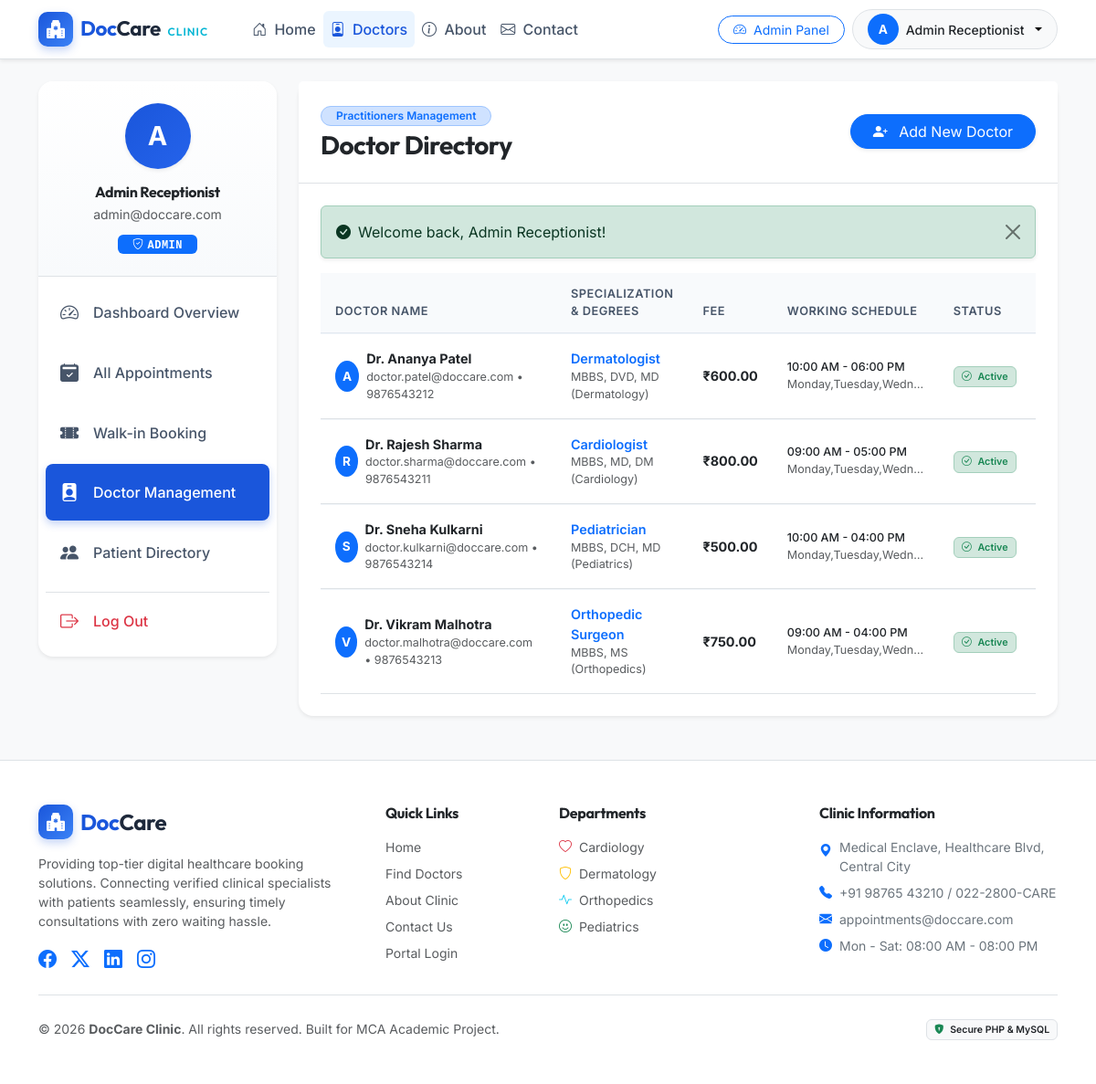
Page /admin/doctors.php (signed in) on the committed database.
### tables this page shows
CREATE TABLE `doctors` (
  `id` INT AUTO_INCREMENT PRIMARY KEY,
  `user_id` INT NOT NULL UNIQUE,
  `specialization` VARCHAR(100) NOT NULL,
  `qualification` VARCHAR(100) NOT NULL,
  `consultation_fee` DECIMAL(10,2) NOT NULL DEFAULT 500.00,
  `available_days` VARCHAR(255) NOT NULL DEFAULT 'Monday,Tuesday,Wednesday,Thursday,Friday',
  `start_time` TIME NOT NULL DEFAULT '09:00:00',
  `end_time` TIME NOT NULL DEFAULT '17:00:00',
  `slot_duration` INT NOT NULL DEFAULT 30,  
  `status` ENUM('active', 'inactive') NOT NULL DEFAULT 'active',
  `bio` TEXT NULL,
  CONSTRAINT `fk_doctors_user` FOREIGN KEY (`user_id`) REFERENCES `users` (`id`) ON DELETE CASCADE
);

CREATE TABLE `users` (
  `id` INT AUTO_INCREMENT PRIMARY KEY,
  `name` VARCHAR(100) NOT NULL,
  `email` VARCHAR(100) NOT NULL UNIQUE,
  `phone` VARCHAR(20) NOT NULL,
  `password` VARCHAR(255) NOT NULL,
  `role` ENUM('patient', 'doctor', 'admin') NOT NULL DEFAULT 'patient',
  `created_at` TIMESTAMP DEFAULT CURRENT_TIMESTAMP
);

### admin/doctors.php (the view, shortened to what this page needs)
<?php
require_once __DIR__ . '/../includes/functions.php';
$pdo = get_db_connection();
$stmt = $pdo->query("
    SELECT d.*, u.name, u.email, u.phone,
           COUNT(a.id) as total_appointments
    FROM doctors d
    JOIN users u ON d.user_id = u.id
    LEFT JOIN appointments a ON d.id = a.doctor_id
    GROUP BY d.id
    ORDER BY u.name ASC
");
$doctors = $stmt->fetchAll();
require_once __DIR__ . '/../includes/header.php';
require_once __DIR__ . '/../includes/navbar.php';
?>
<div class="container py-4">
    <div class="row g-4">
        <div class="col-lg-3 col-md-4">
            <?php require_once __DIR__ . '/../includes/sidebar.php'; ?>
        </div>
        <div class="col-lg-9 col-md-8">
            <div class="card border-0 shadow-sm rounded-4 bg-white mb-4">
                <div class="card-header bg-white border-bottom p-4 d-flex flex-column flex-md-row justify-content-between align-items-md-center gap-3">
                    <div>
                        <span class="badge bg-primary-subtle text-primary border border-primary-subtle px-3 py-1 rounded-pill mb-1">
                            Practitioners Management
                        </span>
                        <h3 class="fw-bold text-dark mb-0">Doctor Directory</h3>
                    </div>
                    <a href="<?php echo BASE_URL; ?>/admin/add-doctor.php" class="btn btn-primary rounded-pill px-4 shadow-sm">
                        <i class="bi bi-person-plus-fill me-2"></i> Add New Doctor
                    </a>
                </div>
                <div class="card-body p-4">
                    <?php echo display_flash(); ?>
                    <div class="table-responsive">
                        <table class="table table-custom table-hover align-middle mb-0">
                            <thead>
                                <tr>
                                    <th>Doctor Name</th>
                                    <th>Specialization &amp; Degrees</th>
                                    <th>Fee</th>
                                    <th>Working Schedule</th>
                                    <th>Status</th>
                                    <th class="text-end">Actions</th>
                                </tr>
                            </thead>
                            <tbody>
                                <?php if (empty($doctors)): ?>
                                    <tr>
                                        <td colspan="6" class="text-center py-5 text-muted">
                                            No doctors found. Add a doctor profile to get started.
                                        </td>
                                    </tr>
                                <?php else: ?>
                                    <?php foreach ($doctors as $d): ?>
                                        <tr>
                                            <td>
                                                <div class="d-flex align-items-center gap-2">
                                                    <div class="avatar-circle-sm bg-primary text-white">
                                                        <?php echo strtoupper(substr($d['name'], 4, 1) ?: substr($d['name'], 0, 1)); ?>
                                                    </div>
                                                    <div>
                                                        <div class="fw-bold text-dark"><?php echo e($d['name']); ?></div>
                                                        <div class="small text-muted"><?php echo e($d['email']); ?> &bull; <?php echo e($d['phone']); ?></div>
                                                    </div>
                                                </div>
                                            </td>
                                            <td>
                                                <div class="fw-semibold text-primary"><?php echo e($d['specialization']); ?></div>
                                                <div class="small text-muted"><?php echo e($d['qualification']); ?></div>
                                            </td>
                                            <td>
                                                <span class="fw-bold text-dark">₹<?php echo number_format($d['consultation_fee'], 2); ?></span>
                                            </td>
                                            <td>
                                                <div class="small text-dark fw-medium"><?php echo format_time($d['start_time']); ?> - <?php echo format_time($d['end_time']); ?></div>
                                                <div class="small text-muted text-truncate" style="max-width: 150px;" title="<?php echo e($d['available_days']); ?>">
                                                    <?php echo e($d['available_days']); ?>
                                                </div>
                                            </td>
                                            <td>
                                                <?php if ($d['status'] === 'active'): ?>
                                                    <span class="badge bg-success-subtle text-success border border-success-subtle">
                                                        <i class="bi bi-check-circle me-1"></i> Active
                                                    </span>
                                                <?php else: ?>
                                                    <span class="badge bg-secondary-subtle text-secondary border border-secondary-subtle">
                                                        <i class="bi bi-pause-circle me-1"></i> Inactive
                                                    </span>
                                                <?php endif; ?>
                                            </td>
                                            <td class="text-end">
                                            </td>
                                        </tr>
                                    <?php endforeach; ?>
                                <?php endif; ?>
                            </tbody>
                        </table>
                    </div>
                </div>
            </div>
        </div>
    </div>
</div>
<?php require_once __DIR__ . '/../includes/footer.php'; ?>

### assets/css/style.css (style rules this page uses)
:root { --doc-primary: #1a56db; --doc-primary-hover: #1342a8; --doc-primary-light: #ebf5ff; --doc-secondary: #0e9f6e; --doc-accent: #06b6d4; --doc-dark: #1e293b; --doc-muted: #64748b; --doc-border: #e2e8f0; --doc-bg-soft: #f8fafc; --doc-card-shadow: 0 4px 6px -1px rgba(0, 0, 0, 0.05), 0 2px 4px -2px rgba(0, 0, 0, 0.05); --doc-card-shadow-hover: 0 10px 15px -3px rgba(26, 86, 219, 0.1), 0 4px 6px -4px rgba(26, 86, 219, 0.1); }
body { font-family: 'Inter', -apple-system, BlinkMacSystemFont, "Segoe UI", Roboto, sans-serif; color: var(--doc-dark); background-color: var(--doc-bg-soft); min-height: 100vh; display: flex; flex-direction: column; }
h1, h2, h3, h4, h5, h6, .brand-text { font-family: 'Outfit', 'Inter', sans-serif; letter-spacing: -0.02em; }
.avatar-circle-sm { width: 34px; height: 34px; border-radius: 50%; display: inline-flex; align-items: center; justify-content: center; font-weight: 700; font-size: 0.85rem; }
.table-custom { border-collapse: separate; border-spacing: 0; }
.table-custom thead th { background-color: #f8fafc; color: #475569; font-weight: 600; font-size: 0.8rem; text-transform: uppercase; letter-spacing: 0.5px; border-top: 0; border-bottom: 1.5px solid var(--doc-border); padding: 0.85rem 1rem; }
.table-custom tbody td { padding: 1rem; vertical-align: middle; border-top: 1px solid #f1f5f9; font-size: 0.9rem; }
.badge { font-weight: 600; padding: 0.45em 0.75em; border-radius: 6px; }

### rows in the picture
doctors: user.name "A", user.name "Dr. Ananya Patel", user.email "doctor.patel@doccare.com", user.phone "9876543212", specialization "Dermatologist", qualification "MBBS, DVD, MD (Dermatology)", consultation_fee "600.00", start_time "10:00 AM", end_time "06:00 PM", available_days "Monday,Tuesday,Wedn…", status "active" (drawn)
doctors: user.name "R", user.name "Dr. Rajesh Sharma", user.email "doctor.sharma@doccare.com", user.phone "9876543211", specialization "Cardiologist", qualification "MBBS, MD, DM (Cardiology)", consultation_fee "800.00", start_time "09:00 AM", end_time "05:00 PM", available_days "Monday,Tuesday,Wedn…", status "active" (drawn)
doctors: user.name "S", user.name "Dr. Sneha Kulkarni", user.email "doctor.kulkarni@doccare.com", user.phone "9876543214", specialization "Pediatrician", qualification "MBBS, DCH, MD (Pediatrics)", consultation_fee "500.00", start_time "10:00 AM", end_time "04:00 PM", available_days "Monday,Tuesday,Wedn…", status "active" (drawn)
doctors: user.name "V", user.name "Dr. Vikram Malhotra", user.email "doctor.malhotra@doccare.com", user.phone "9876543213", specialization "Orthopedic Surgeon", qualification "MBBS, MS (Orthopedics)", consultation_fee "750.00", start_time "09:00 AM", end_time "04:00 PM", available_days "Monday,Tuesday,Wedn…", status "active" (drawn)

### other values in the picture
substr($currentUser['name'], 0, 1) "A"
$currentUser['name'] "Admin Receptionist"
substr($user['name'], 0, 1) "A"
$user['name'] "Admin Receptionist"
$user['email'] "admin@doccare.com"
$role "ADMIN"
$msg['message'] "Welcome back, Admin Receptionist!"
